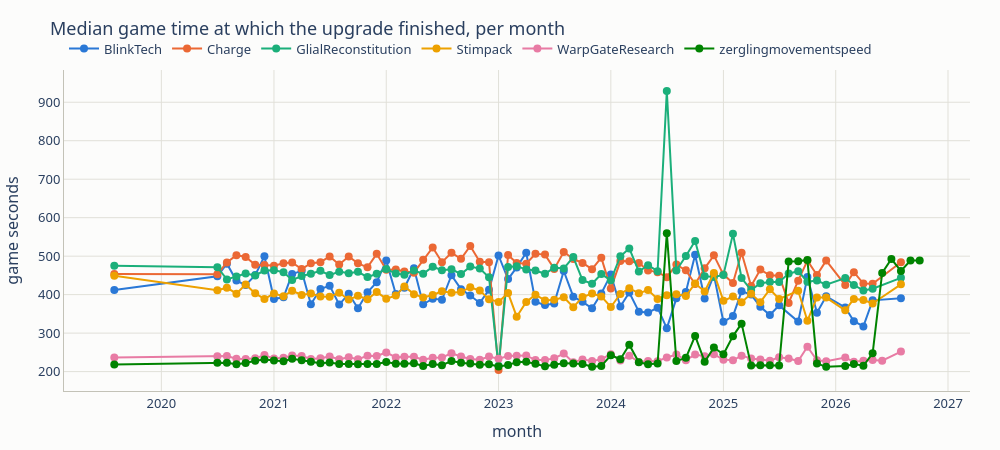

The cell this chart's notebook holds for it:
### Code cell
fig = px.line(
    upgrade_timing, x="month", y="median_seconds", color="upgrade", markers=True, hover_data=["games"],
    title="Median game time at which the upgrade finished, per month", labels={"median_seconds": "game seconds"},
)
viz.show(fig, "level_2_upgrade_timing")
